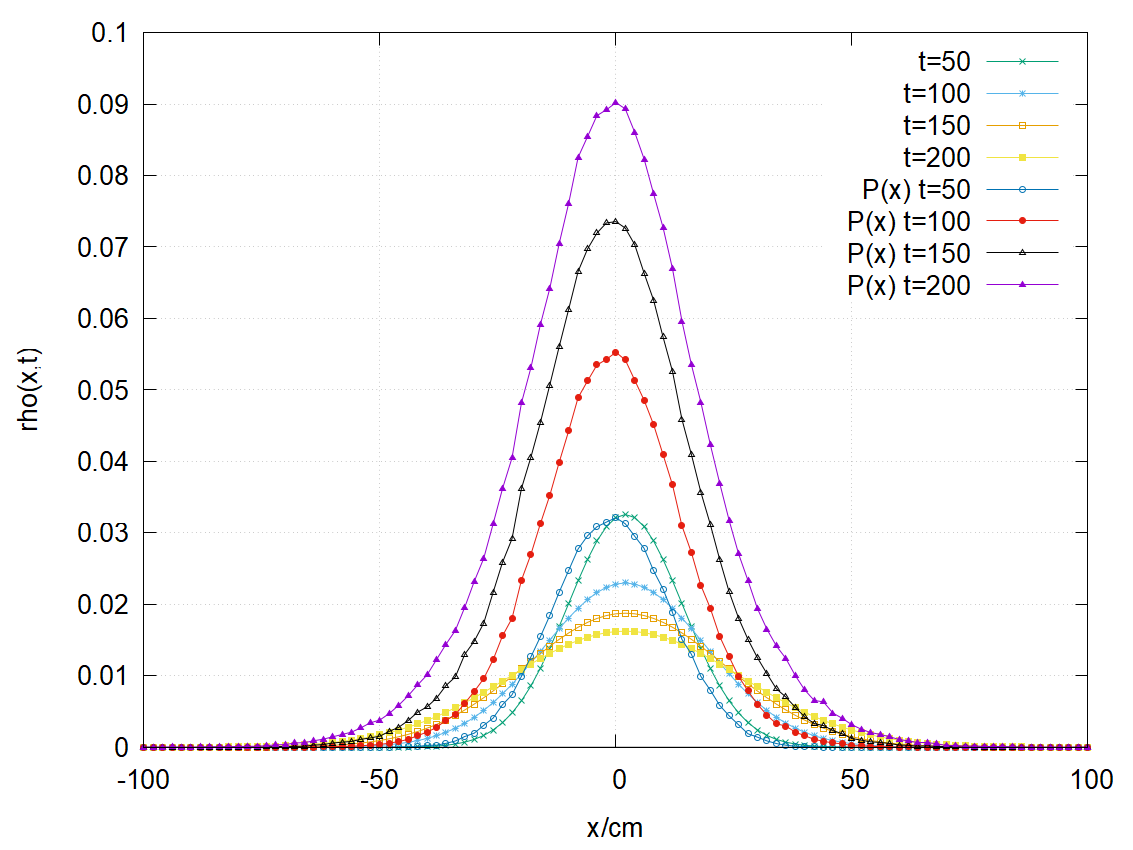

The gnuplot source for this figure:
unset multiplot
reset
set encoding utf8

#POSTAVKE GRAFA: DIMENZIJE SLIKE, VELICINA FONTA, IME SLIKE
set term pngcairo background "#ffffff" \
   font "Arial,20pt" \
   size 40.0cm,30.0cm
   set output 'Z2-6_usporedba.png'

#STILOVI LINIJA: POZIVAMO S ls BROJ
#  POSTAVLJAMO S lw (linewidth), lc (linecolor), dt (dashtype)
set style line  7 lw 1 lc rgb "black"
set style line 11 lw 1 dt '-' lc rgb "blue"


set key top right
set samples 100000
set grid


   #set xrange [-100:100.0]
   #set yrange [0.0:60000]
   set xlabel "x/cm"
   set ylabel "rho(x,t)"
   # ZNAK \ NA KRAJU LINIJE OZNACAVA PRELAZAK NAREDBE U NOVI RED
   plot 0 w l ls 7 ti '',\
      'Z2-6_dif.txt' i 1 u 2:3 w lp ti 't=50',\
      'Z2-6_dif.txt' i 2 u 2:3 w lp ti 't=100',\
      'Z2-6_dif.txt' i 3 u 2:3 w lp ti 't=150',\
      'Z2-6_dif.txt' i 4 u 2:3 w lp ti 't=200',\
      'Z2-6_hod.txt' i 0 u 1:2 w lp ti 'P(x) t=50',\
      'Z2-6_hod.txt' i 1 u 1:2 w lp ti 'P(x) t=100',\
      'Z2-6_hod.txt' i 2 u 1:2 w lp ti 'P(x) t=150',\
      'Z2-6_hod.txt' i 3 u 1:2 w lp ti 'P(x) t=200'

unset output
reset
set terminal wxt
